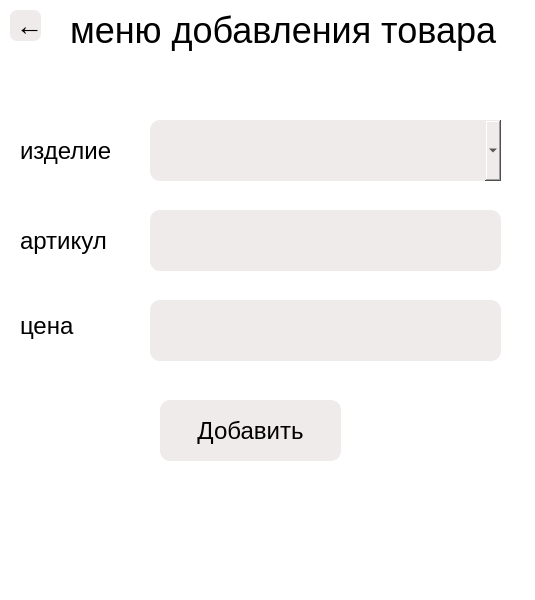
<?xml version="1.0" encoding="UTF-8"?>
<ui version="4.0">
 <class>MainWindow</class>
 <widget class="QMainWindow" name="MainWindow">
  <property name="geometry">
   <rect>
    <x>0</x>
    <y>0</y>
    <width>535</width>
    <height>600</height>
   </rect>
  </property>
  <property name="windowTitle">
   <string>Client Program</string>
  </property>
  <property name="styleSheet">
   <string notr="true">background-color:white</string>
  </property>
  <widget class="QWidget" name="centralwidget">
   <widget class="QPushButton" name="move_start_window">
    <property name="geometry">
     <rect>
      <x>10</x>
      <y>10</y>
      <width>31</width>
      <height>31</height>
     </rect>
    </property>
    <property name="styleSheet">
     <string notr="true">font-size: 20pt;
background-color: #f0ebeb;

border-radius: 7;
color: black</string>
    </property>
    <property name="text">
     <string>	←</string>
    </property>
   </widget>
   <widget class="QLabel" name="label_2">
    <property name="geometry">
     <rect>
      <x>20</x>
      <y>130</y>
      <width>111</width>
      <height>41</height>
     </rect>
    </property>
    <property name="styleSheet">
     <string notr="true">font-size: 18pt;
color: black
</string>
    </property>
    <property name="text">
     <string>изделие</string>
    </property>
   </widget>
   <widget class="QLabel" name="label_4">
    <property name="geometry">
     <rect>
      <x>20</x>
      <y>220</y>
      <width>111</width>
      <height>41</height>
     </rect>
    </property>
    <property name="styleSheet">
     <string notr="true">font-size: 18pt;
color: black
</string>
    </property>
    <property name="text">
     <string>артикул</string>
    </property>
   </widget>
   <widget class="QLabel" name="label_5">
    <property name="geometry">
     <rect>
      <x>20</x>
      <y>310</y>
      <width>81</width>
      <height>31</height>
     </rect>
    </property>
    <property name="styleSheet">
     <string notr="true">font-size: 18pt;
color: black
</string>
    </property>
    <property name="text">
     <string>цена</string>
    </property>
   </widget>
   <widget class="QComboBox" name="item_combo_box">
    <property name="geometry">
     <rect>
      <x>150</x>
      <y>120</y>
      <width>351</width>
      <height>61</height>
     </rect>
    </property>
    <property name="cursor">
     <cursorShape>BlankCursor</cursorShape>
    </property>
    <property name="styleSheet">
     <string notr="true">font-size: 18pt;
background-color: #f0ebeb;

border-radius: 10;
color: black</string>
    </property>
   </widget>
   <widget class="QLineEdit" name="cost_line_edit">
    <property name="geometry">
     <rect>
      <x>150</x>
      <y>300</y>
      <width>351</width>
      <height>61</height>
     </rect>
    </property>
    <property name="contextMenuPolicy">
     <enum>Qt::CustomContextMenu</enum>
    </property>
    <property name="styleSheet">
     <string notr="true">font-size: 18pt;
background-color: #f0ebeb;

border-radius: 10;
color: black</string>
    </property>
    <property name="cursorPosition">
     <number>0</number>
    </property>
   </widget>
   <widget class="QLabel" name="label_6">
    <property name="geometry">
     <rect>
      <x>70</x>
      <y>0</y>
      <width>441</width>
      <height>61</height>
     </rect>
    </property>
    <property name="styleSheet">
     <string notr="true">font-size: 27pt;
color: black</string>
    </property>
    <property name="text">
     <string>меню добавления товара</string>
    </property>
   </widget>
   <widget class="QPushButton" name="append_item">
    <property name="geometry">
     <rect>
      <x>160</x>
      <y>400</y>
      <width>181</width>
      <height>61</height>
     </rect>
    </property>
    <property name="styleSheet">
     <string notr="true">font-size: 18pt;
background-color: #f0ebeb;

border-radius: 10;
color: black</string>
    </property>
    <property name="text">
     <string>Добавить</string>
    </property>
   </widget>
   <widget class="QLineEdit" name="articla_line_edit">
    <property name="geometry">
     <rect>
      <x>150</x>
      <y>210</y>
      <width>351</width>
      <height>61</height>
     </rect>
    </property>
    <property name="contextMenuPolicy">
     <enum>Qt::CustomContextMenu</enum>
    </property>
    <property name="styleSheet">
     <string notr="true">font-size: 18pt;
background-color: #f0ebeb;

border-radius: 10;
color: black</string>
    </property>
    <property name="cursorPosition">
     <number>0</number>
    </property>
   </widget>
   <widget class="QLabel" name="error">
    <property name="geometry">
     <rect>
      <x>160</x>
      <y>490</y>
      <width>191</width>
      <height>41</height>
     </rect>
    </property>
    <property name="styleSheet">
     <string notr="true">font-size: 20pt;
color: red
</string>
    </property>
    <property name="text">
     <string/>
    </property>
   </widget>
  </widget>
  <widget class="QStatusBar" name="statusbar"/>
 </widget>
 <resources/>
 <connections/>
</ui>
